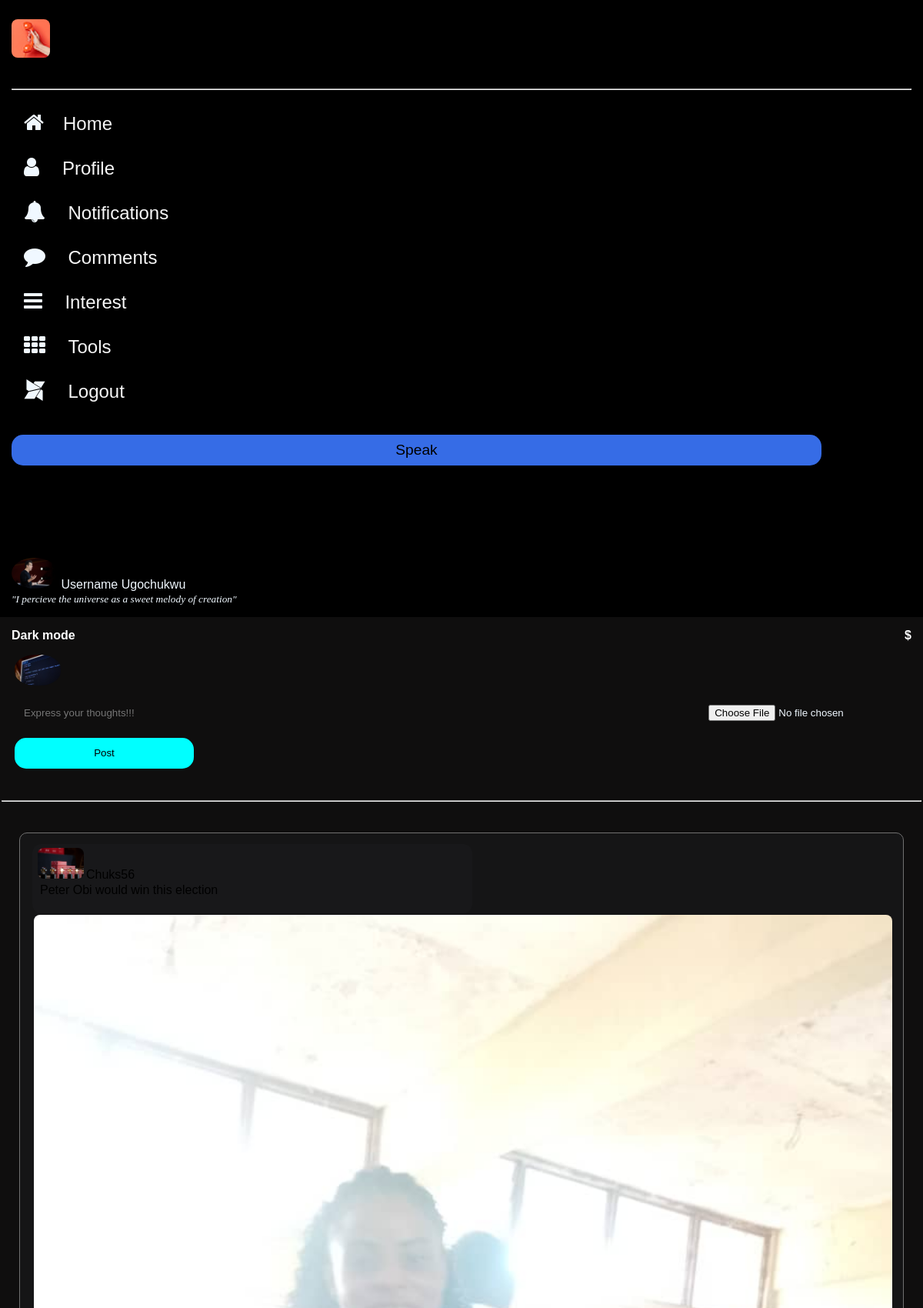
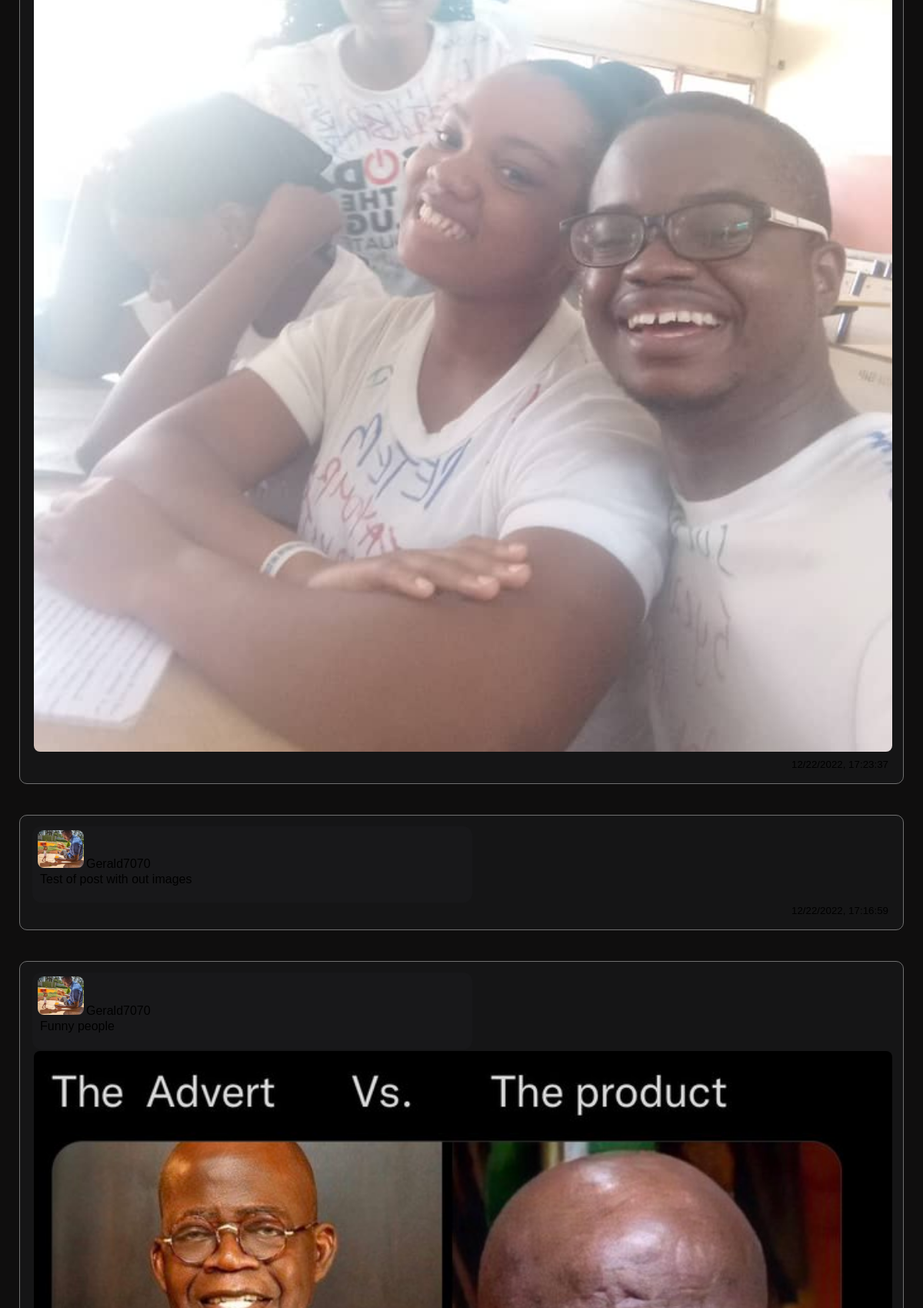
The page / (signed in, upper part) on the database its author committed (2 pictures, top to bottom).
### tables this page shows
CREATE TABLE users(id INTEGER PRIMARY KEY AUTOINCREMENT , name TEXT, username TEXT,nickname TEXT,  hash TEXT, quote TEXT, email TEXT, coverphoto_path TEXT, dp_path TEXT);

CREATE TABLE posts(user_id INTEGER , post TEXT, image_path TEXT ,time TEXT,  post_id INTEGER PRIMARY KEY AUTOINCREMENT, FOREIGN KEY(user_id) REFERENCES users(id));

### app.py (the view, shortened to what this page needs)
@app.route("/", methods=["GET", "POST"])
@login_required
def index():
    data = db.execute("SELECT * FROM posts ORDER BY post_id DESC")
    if not data:
        return render_template("index.html", data=None, dp_path=None, username=None)
    for x in range(len(data)):
        print(data[0]["user_id"])
    user_info = db.execute("SELECT * FROM users JOIN posts ON posts.user_id = users.id ORDER BY posts.post_id DESC")
    print(user_info)
    user_index = 0
    for value in data:
        value["username"] = user_info[user_index]["username"]
        print(value["username"])
        value["dp_path"] = user_info[user_index]["dp_path"]
        user_index += 1
    dp_paths = db.execute("SELECT dp_path FROM users WHERE id = ?", session["user_id"])
    dp_path = dp_paths[0]["dp_path"]
    return render_template("index.html", data=data,dp_path=dp_path)

### app.py (called while the page is built)
@app.after_request
def after_request(response):
    response.headers["Cache-Control"] = "no-cache, no-store, must-revalidate"
    response.headers["Expires"] = 0
    response.headers["Pragma"] = "no-cache"
    return response

### helpers.py (called while the page is built)
def login_required(f):
    @wraps(f)
    def decorated_function(*args, **kwargs):
        if session.get("user_id") is None:
            return redirect("/login")
        return f(*args, **kwargs)
    return decorated_function

### templates/index.html (shortened to what this page needs)
<!DOCTYPE html>
<html lang="en">
<head>
    <link rel="stylesheet" href="/static/layout.css">
    <link rel="stylesheet" href="https://cdnjs.cloudflare.com/ajax/libs/font-awesome/4.7.0/css/font-awesome.min.css">
</head>
<body>
    <div class="rows">
        <div class="col1">
            <p id="logo"><img src="/static/Note.png" alt="History" style="width: 50px;"></p>
            <hr>
            <ul>
                <li><span><i class="fa fa-home" style="font-size:28px" ;></i></span><a href="/">Home</a></li>
                <li><span><i class="fa fa-user" style="font-size:28px" ;></i></span><a href="/profile"
                        style="margin-left: 30px;">Profile</a></li>
                <li><span><i class="fa fa-bell" style="font-size:28px" ;></i></span> <a
                        href="/notifications">Notifications</a></li>
                <li><span><i class="fa fa-comment" style="font-size:28px" ;></i></span> <a href="#">Comments</a></li>
                <li><span><i class="fa fa-bars" style="font-size:28px" ;></i></span> <a href="/interest">Interest</a>
                </li>
                <li><span><i class="fa fa-th" style="font-size:28px" ;></i></span> <a href="#">Tools</a></li>
                <li><span><i class="fa fa-modx" style="font-size:28px" ;></i></span> <a href="/logout">Logout</a></li>
                <a href="/" style="font-weight:bolder"> <button>Speak</button></a>
            </ul>
            <div id="profile">
                <span id="dp"><a href="#"><img src="/static/cs503.jpg" alt="DP"></a></span>
                <span id="username">Username Ugochukwu </span>
                <br>
                <span id="user-link">"I percieve the universe as a sweet melody of creation"</span>
            </div>
        </div>
        <div class="col2">
            <div class="main_heading">
                <section id="Home">
                    <span><b>Dark mode</b></span>
                    <span id="icon" style="float:right"><b>$</b></span>
                </section>
                <section id="post-form">
                    <img src="{{dp_path}}" alt="DP" id="dp">
                    <form action="/" method="post" enctype=multipart/form-data>
                        <input type="text" name="Post" id="post" placeholder="Express your thoughts!!!" maxlength="2000"
                            minlength="5">
                        <input type="file" name="post_image" id="" accept="image/*">
                        <input type="submit" value="Post" class="post-btn">
                    </form>
                </section>
            </div>
            <hr id="card-line">
            {% if  data %}
            {% for value in data  %}
            {% if value.image_path %}
            <section id="Posts-cards">
                <div class="post-card-name">
                    <span id="dp"><img src="{{value.dp_path}}" alt="DP"><span id="username-post">{{value.username}}</span></span>
                    <p id="post-text">{{value.post}}</p>
                </div>
                <img src="{{value.image_path}}" alt="post-image" id="post-image">
                <p id="time-stamp">{{value.time}}</p>
            </section>
            {% else %}
            <section id="Posts-cards">
                <div class="post-card-name">
                    <span id="dp"><img src="{{value.dp_path}}" alt="DP"><span id="username-post">{{value.username}}</span></span>
                    <p id="post-text">{{value.post}}</p>
                </div>
                <p id="time-stamp">{{value.time}}</p>
            </section>
            {% endif %}
            {% endfor %}
            {% endif %}
        </div>
</body>
</html>

### static/layout.css (style rules this page uses)
body { margin:0; background-color: black; color: aliceblue; font-family: 'Gill Sans', 'Gill Sans MT', Calibri, 'Trebuchet MS', sans-serif; }
#Home { margin: 0; margin-bottom: 15px; color: white; border: none; }
#profile img { width: 60px; border-radius: 50%; }
#dp { width: 60px; height: auto; border-radius: 40%; }
.col1 { padding: 15px; border: 5px white; border-width: 4px; border-color: #e9b3b3; }
.col2 { padding: 15px; font: bolder; overflow-x: hidden; background-color: rgb(15, 14, 14); }
#post { border-top: 0px; border-right: 0px; border-left: 0px; border-bottom: 2em ; color: rgb(77, 75, 56); padding: 7px; margin: 5px; text-align: center; height: 40px; border-bottom: 1px #707070; width: 75%; background-color:inherit; text-align: start; }
.post-card-name { border: #16181C; border-radius: 12px; background-color:rgba(28, 29, 31, 0.5); padding: 5px 7px; width: 50%; }
.post-btn { background-color: aqua; border: none; width: 20%; border-radius: 15px; height: 40px; }
#post-form { margin-top: 2px; margin-left: 3px; margin-bottom: 40px; padding: 1px; }
#Posts-cards { margin: 10px; padding: 14px 16px;margin-top: 40px; border: 1px solid #707070; border-radius: 10px; display: block; box-shadow: blue; flood-color: aqua; background-color:rgba(28, 29, 31, 0.5); color: black; }
#username-post { margin-left: 2px; padding: 1px; }
#user-link { font-stretch: expanded; font-family: 'Times New Roman', Times, serif; font-style: oblique; font: bolder; font-size: smaller; }
#dp { width: 60; height: auto; border-radius: 45%; }
#post-image { border-radius: 8px; margin: 2px; width: 100%; height: auto; }
#username { margin-top: -4px; }
#post-text { margin-top: 2px; margin-left: 3px; }
#time-stamp { padding: 1px; margin: 2px; font-size: smaller; text-align: end; }
ul { list-style-type: none; margin-left: -40px; }
#logo { margin-top: 10px; padding-bottom: 20px; }
li a { text-decoration: none; color: #f6f6f6; font-size: 1.5rem; margin-left: 25px; }
li { padding: 12px 16px; border-radius: 10px; margin-top: 4px; }
button { width: 90%; align-self: center; font-size: larger; margin-top: 30px; height: 40px; border: 2px #707070; border-radius: 15px; background-color: rgba(60, 120, 1800, .9); }
#profile { margin-top: 120px; }
#card-line { margin-left:-13px; margin-right:-13px; height: .01px; }
a { cursor: pointer; }
img { width: 60px; border: #16181C; border-radius: 8px; }

### rows shown on the page
users: dp_path (picture)
posts: dp_path (picture), username "Chuks56", post "Peter Obi would win this election", image_path (picture), time "12/22/2022, 17:23:37"
posts: dp_path (picture), username "Gerald7070", post "Test of post with out images", time "12/22/2022, 17:16:59"
posts: dp_path (picture), username "Gerald7070", post "Funny people", image_path (picture)
